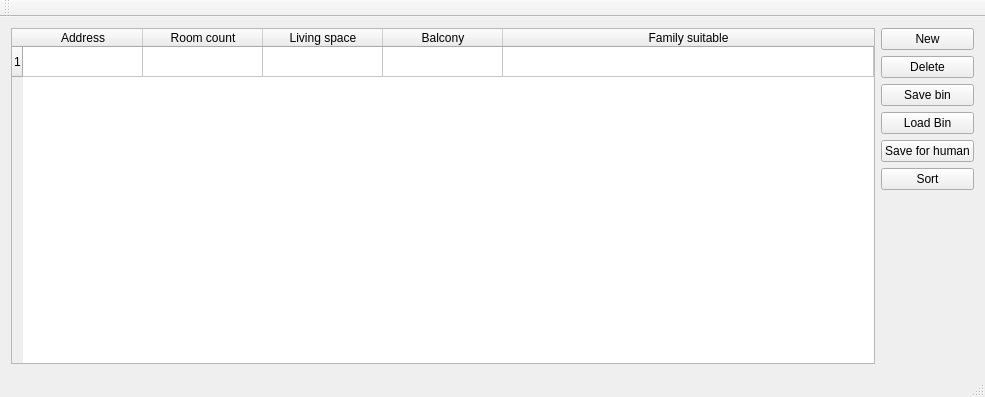
<?xml version="1.0" encoding="UTF-8"?>
<ui version="4.0">
 <class>MainWindow</class>
 <widget class="QMainWindow" name="MainWindow">
  <property name="geometry">
   <rect>
    <x>0</x>
    <y>0</y>
    <width>985</width>
    <height>397</height>
   </rect>
  </property>
  <property name="windowTitle">
   <string>MainWindow</string>
  </property>
  <widget class="QWidget" name="centralWidget">
   <layout class="QHBoxLayout" name="horizontalLayout_2">
    <item>
     <layout class="QHBoxLayout" name="horizontalLayout">
      <item>
       <widget class="QTableWidget" name="tableWidget">
        <property name="baseSize">
         <size>
          <width>100</width>
          <height>200</height>
         </size>
        </property>
        <property name="sortingEnabled">
         <bool>false</bool>
        </property>
        <property name="rowCount">
         <number>1</number>
        </property>
        <attribute name="horizontalHeaderCascadingSectionResizes">
         <bool>false</bool>
        </attribute>
        <attribute name="horizontalHeaderMinimumSectionSize">
         <number>50</number>
        </attribute>
        <attribute name="horizontalHeaderDefaultSectionSize">
         <number>120</number>
        </attribute>
        <attribute name="horizontalHeaderStretchLastSection">
         <bool>true</bool>
        </attribute>
        <attribute name="verticalHeaderHighlightSections">
         <bool>true</bool>
        </attribute>
        <attribute name="verticalHeaderStretchLastSection">
         <bool>false</bool>
        </attribute>
        <row/>
        <column>
         <property name="text">
          <string>Address</string>
         </property>
        </column>
        <column>
         <property name="text">
          <string>Room count</string>
         </property>
        </column>
        <column>
         <property name="text">
          <string>Living space</string>
         </property>
        </column>
        <column>
         <property name="text">
          <string>Balcony</string>
         </property>
        </column>
        <column>
         <property name="text">
          <string>Family suitable</string>
         </property>
        </column>
       </widget>
      </item>
      <item>
       <layout class="QVBoxLayout" name="verticalLayout">
        <item>
         <widget class="QPushButton" name="pushButton_new">
          <property name="text">
           <string>New</string>
          </property>
         </widget>
        </item>
        <item>
         <widget class="QPushButton" name="pushButton_delete">
          <property name="text">
           <string>Delete</string>
          </property>
         </widget>
        </item>
        <item>
         <widget class="QPushButton" name="pushButton_saveBin">
          <property name="text">
           <string>Save bin</string>
          </property>
         </widget>
        </item>
        <item>
         <widget class="QPushButton" name="pushButton_loadBin">
          <property name="text">
           <string>Load Bin</string>
          </property>
         </widget>
        </item>
        <item>
         <widget class="QPushButton" name="pushButton_saveHum">
          <property name="text">
           <string>Save for human</string>
          </property>
         </widget>
        </item>
        <item>
         <widget class="QPushButton" name="pushButton_sort">
          <property name="text">
           <string>Sort</string>
          </property>
         </widget>
        </item>
        <item>
         <spacer name="verticalSpacer">
          <property name="orientation">
           <enum>Qt::Vertical</enum>
          </property>
          <property name="sizeHint" stdset="0">
           <size>
            <width>20</width>
            <height>40</height>
           </size>
          </property>
         </spacer>
        </item>
       </layout>
      </item>
     </layout>
    </item>
   </layout>
  </widget>
  <widget class="QMenuBar" name="menuBar">
   <property name="geometry">
    <rect>
     <x>0</x>
     <y>0</y>
     <width>985</width>
     <height>25</height>
    </rect>
   </property>
  </widget>
  <widget class="QToolBar" name="mainToolBar">
   <attribute name="toolBarArea">
    <enum>TopToolBarArea</enum>
   </attribute>
   <attribute name="toolBarBreak">
    <bool>false</bool>
   </attribute>
  </widget>
  <widget class="QStatusBar" name="statusBar"/>
 </widget>
 <layoutdefault spacing="6" margin="11"/>
 <resources/>
 <connections/>
</ui>
